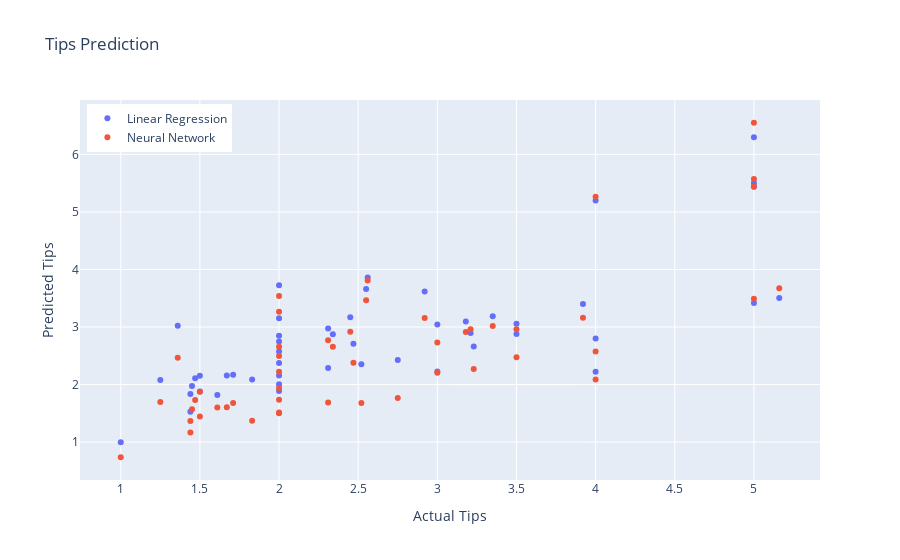

This figure's notebook cell:
### Code cell
# Import necessary libraries
import pandas as pd  # Data manipulation library
import numpy as np  # Numerical computations library
import tensorflow as tf  # Deep learning library
from tensorflow import keras  # TensorFlow's high-level API
from sklearn.model_selection import train_test_split  # Split data into training and testing sets
from sklearn.linear_model import LinearRegression  # Linear regression model
import seaborn as sns  # Seaborn library
import plotly.graph_objects as go  # Plotly library
import warnings  # Suppress warnings

# Suppress warnings
warnings.filterwarnings('ignore')

# Load tips dataset from seaborn
tips = sns.load_dataset('tips')

# Define feature and target variables
X = tips[['total_bill', 'sex', 'smoker', 'day', 'time']]
y = tips['tip']

# Convert categorical variables to numerical variables
X['sex'] = X['sex'].map({'Female': 0, 'Male': 1})
X['smoker'] = X['smoker'].map({'No': 0, 'Yes': 1})
X['day'] = X['day'].map({'Thur': 0, 'Fri': 1, 'Sat': 2, 'Sun': 3})
X['time'] = X['time'].map({'Lunch': 0, 'Dinner': 1})

# Split data into training and testing sets
X_train, X_test, y_train, y_test = train_test_split(X, y, test_size=0.2, random_state=42)

# Linear Regression Model
# Create linear regression model
lr_model = LinearRegression()

# Train model
lr_model.fit(X_train, y_train)

# Make predictions
y_pred_lr = lr_model.predict(X_test)

# Simple Neural Network using TensorFlow
# Create neural network model
nn_model = keras.Sequential([
    keras.layers.Dense(64, activation='relu', input_shape=(X_train.shape[1],)),
    keras.layers.Dense(32, activation='relu'),
    keras.layers.Dense(1)
])

# Compile model
nn_model.compile(optimizer='adam', loss='mean_squared_error')

# Train model
nn_model.fit(X_train, y_train, epochs=10)

# Make predictions
y_pred_nn = nn_model.predict(X_test)

# Print predictions
print("Linear Regression Predictions:")
print(y_pred_lr)
print("Neural Network Predictions:")
print(y_pred_nn)

# Create interactive plot using Plotly
fig = go.Figure(data=[
    go.Scatter(x=y_test, y=y_pred_lr, mode='markers', name='Linear Regression'),
    go.Scatter(x=y_test, y=y_pred_nn.flatten(), mode='markers', name='Neural Network'),
])

fig.update_layout(
    title='Tips Prediction',
    xaxis_title='Actual Tips',
    yaxis_title='Predicted Tips',
    legend=dict(
        yanchor="top",
        y=0.99,
        xanchor="left",
        x=0.01
    )
)
fig.show()

### Figure 1 — Plotly figure (JSON) as saved in the notebook; plotly's stock layout.template omitted (floating-point values rounded to 4 significant figures)
{"data": [{"mode": "markers", "name": "Linear Regression", "type": "scatter", "x": [3.18, 2, 2, 5.16, 2, 2, 2.56, 2.52, 3.23, 3, 3, 1.47, 1.5, 2, 1.83, 1.36, 4, 3.92, 2.47, 5, 2.45, 3.35, 4, 1.45, 3.5, 2.31, 1.71, 5, 2, 5, 4, 1.44, 2.34, 3.21, 3.5, 2.92, 1.5, 5, 2.75, 2, 1.25, 2, 2.55, 1.67, 2, 1, 1.61, 2.31, 1.44], "y": [3.095, 2.004, 3.724, 3.504, 2.156, 2.746, 3.859, 2.352, 2.659, 2.225, 3.042, 2.108, 2.152, 2.374, 2.089, 3.023, 2.798, 3.401, 2.708, 5.501, 3.17, 3.185, 2.222, 1.975, 3.055, 2.285, 2.168, 3.418, 2.846, 6.299, 5.198, 1.525, 2.876, 2.894, 2.879, 3.616, 1.879, 5.438, 2.426, 3.153, 2.08, 2.574, 3.659, 2.155, 1.885, 0.9971, 1.817, 2.971, 1.835]}, {"mode": "markers", "name": "Neural Network", "type": "scatter", "x": [3.18, 2, 2, 5.16, 2, 2, 2.56, 2.52, 3.23, 3, 3, 1.47, 1.5, 2, 1.83, 1.36, 4, 3.92, 2.47, 5, 2.45, 3.35, 4, 1.45, 3.5, 2.31, 1.71, 5, 2, 5, 4, 1.44, 2.34, 3.21, 3.5, 2.92, 1.5, 5, 2.75, 2, 1.25, 2, 2.55, 1.67, 2, 1, 1.61, 2.31, 1.44], "y": [2.913, 1.512, 3.539, 3.674, 1.735, 2.658, 3.807, 1.679, 2.271, 2.205, 2.731, 1.729, 1.446, 2.222, 1.372, 2.464, 2.573, 3.161, 2.377, 5.442, 2.918, 3.018, 2.088, 1.569, 2.961, 1.688, 1.68, 3.49, 2.495, 6.55, 5.262, 1.365, 2.657, 2.96, 2.472, 3.157, 1.873, 5.571, 1.766, 3.264, 1.695, 1.939, 3.463, 1.603, 1.5, 0.7358, 1.601, 2.769, 1.166]}], "layout": {"legend": {"x": 0.01, "xanchor": "left", "y": 0.99, "yanchor": "top"}, "title": {"text": "Tips Prediction"}, "xaxis": {"title": {"text": "Actual Tips"}}, "yaxis": {"title": {"text": "Predicted Tips"}}}}
